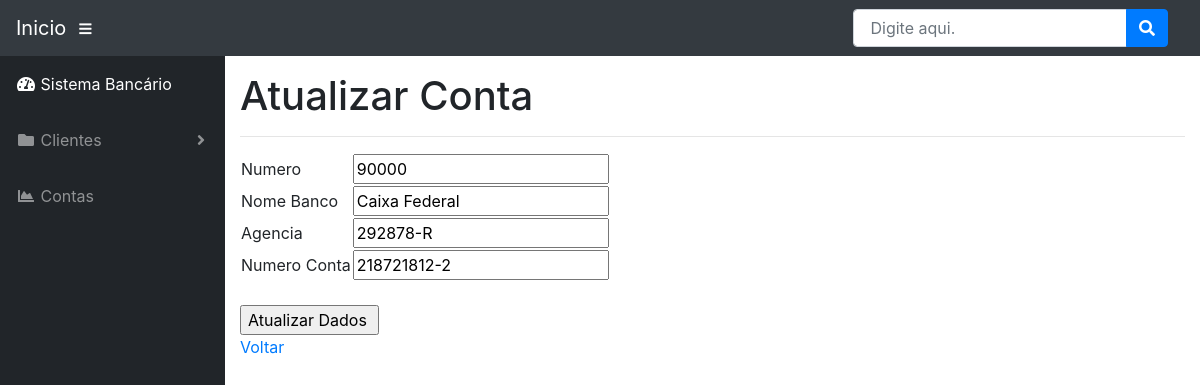
The app's page /atualizarconta/2 with its own data.
### app.py (models this page shows, shortened)
class Conta(db.Model):
	__tablename__= 'contasbanco'
	_id = db.Column(db.Integer, primary_key=True, autoincrement=True)
	numero = db.Column(db.String)
	nomebanco = db.Column(db.String)
	agencia = db.Column(db.String)
	numeroconta = db.Column(db.String)

### app.py (the view, shortened to what this page needs)
@app.route("/atualizarconta/<int:id>", methods=['GET', 'POST'])
def atualizarconta(id):
	conta = Conta.query.filter_by(_id=id).first()
	return render_template("atualizarconta.html", conta= conta)

### templates/atualizarconta.html (shortened to what this page needs)
<!DOCTYPE html>
<html lang="pt">
  <head>
    <link href="/static/vendor/bootstrap/css/bootstrap.min.css" rel="stylesheet">
    <link href="/static/vendor/fontawesome-free/css/all.min.css" rel="stylesheet" type="text/css">
    <link href="/static/vendor/datatables/dataTables.bootstrap4.css" rel="stylesheet">
    <link href="/static/css/sb-admin.css" rel="stylesheet">
  </head>
  <body id="page-top">
    <nav class="navbar navbar-expand navbar-dark bg-dark static-top">
      <a class="navbar-brand mr-1" href="index.html">Inicio </a>
      <button class="btn btn-link btn-sm text-white order-1 order-sm-0" id="sidebarToggle" href="#">
        <i class="fas fa-bars"></i>
      </button>
      <form class="d-none d-md-inline-block form-inline ml-auto mr-0 mr-md-3 my-2 my-md-0">
        <div class="input-group">
          <input type="text" class="form-control" placeholder=" Digite aqui." aria-label="Search" aria-describedby="basic-addon2">
          <div class="input-group-append">
            <button class="btn btn-primary" type="button">
              <i class="fas fa-search"></i>
            </button>
          </div>
        </div>
      </form>
    </nav>
    <div id="wrapper">
      <ul class="sidebar navbar-nav">
        <li class="nav-item active">
          <a class="nav-link" href="index.html">
            <i class="fas fa-fw fa-tachometer-alt"></i>
            <span> Sistema Bancário</span>
          </a>
        </li>
        <li class="nav-item dropdown">
          <a class="nav-link dropdown-toggle" href="#" id="pagesDropdown" role="button" data-toggle="dropdown" aria-haspopup="true" aria-expanded="false">
            <i class="fas fa-fw fa-folder"></i>
            <span> Clientes </span>
          </a>
        </li>
        <li class="nav-item">
          <a class="nav-link" href="static/charts.html">
            <i class="fas fa-fw fa-chart-area"></i>
            <span> Contas </span></a>
        </li>
      </ul>
      <div id="content-wrapper">
        <div class="container-fluid">
		<h1> Atualizar Conta </h1>
		<hr>
		<form action="" method="POST">
			<table>
				<tr>
					<td>Numero</td>
					<td><input type="text" name="numero" value="{{ conta.numero }}"></td>
				</tr>
				<tr>
					<td>Nome Banco</td>
					<td><input type="text" name="nomebanco" value="{{ conta.nomebanco }}"></td>
				</tr>
				<tr>
					<td>Agencia </td>
					<td><input type="text" name="agencia" value="{{ conta.agencia }}"></td>
				</tr>
        <tr>
          <td>Numero Conta </td>
          <td><input type="text" name="numeroconta" value="{{ conta.numeroconta }}"></td>
        </tr>
			</table><br>
			<input type="submit" value="Atualizar Dados ">
		</form>
		<a href="/index"> Voltar </a>
        </div>
      </div>
    </div>
  </body>
</html>

### static/css/sb-admin.css (style rules this page uses)
html { position: relative; min-height: 100%; }
body { height: 100%; }
#wrapper { display: -webkit-box; display: -ms-flexbox; display: flex; }
#wrapper #content-wrapper { overflow-x: hidden; width: 100%; padding-top: 1rem; padding-bottom: 80px; }
.navbar-nav .nav-item.active .nav-link { color: #fff; }
.navbar-nav .nav-item.dropdown .dropdown-toggle::after { width: 1rem; text-align: center; float: right; vertical-align: 0; border: 0; font-weight: 900; content: '\f105'; font-family: 'Font Awesome 5 Free'; }
.sidebar { width: 90px !important; background-color: #212529; min-height: calc(100vh - 56px); }
.sidebar .nav-item:last-child { margin-bottom: 1rem; }
.sidebar .nav-item .nav-link { text-align: center; padding: 0.75rem 1rem; width: 90px; }
.sidebar .nav-item .nav-link span { font-size: 0.65rem; display: block; }
.sidebar .nav-item.dropdown .dropdown-toggle::after { display: none; }
.sidebar .nav-item .nav-link { color: rgba(255, 255, 255, 0.5); }
@media (min-width: 768px) { .sidebar { width: 225px !important; } }
@media (min-width: 768px) { .sidebar .nav-item .nav-link { display: block; width: 100%; text-align: left; padding: 1rem; width: 225px; } }
@media (min-width: 768px) { .sidebar .nav-item .nav-link span { font-size: 1rem; display: inline; } }
@media (min-width: 768px) { .sidebar .nav-item.dropdown .dropdown-toggle::after { display: block; } }
:root { --input-padding-x: 0.75rem; --input-padding-y: 0.75rem; }

### records on screen
Conta: numero "90000", nomebanco "Caixa Federal", agencia "292878-R", numeroconta "218721812-2"
